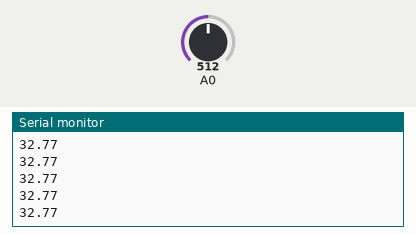
Bench run of a sketch on a simulated Arduino Uno, built with avr-gcc and run on an emulated ATmega328P. On the bench: the last lines printed to the serial monitor. The inputs (shaded band) are chosen by the test bench; at power-on: A0 = 512.

Above: at 1.2 s.
1.3 s: A0 set to 716
At 1.8 s:
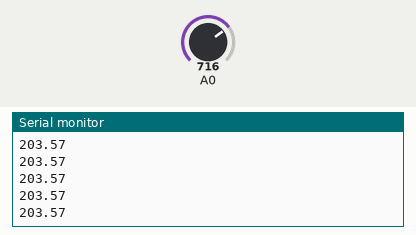
2.8 s: A0 set to 900
At 3.3 s:
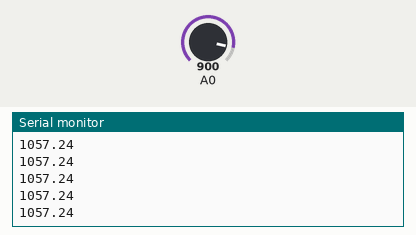
Timing chart, 0 to 5.8 s (numbered marks = the images above; inputs shaded):
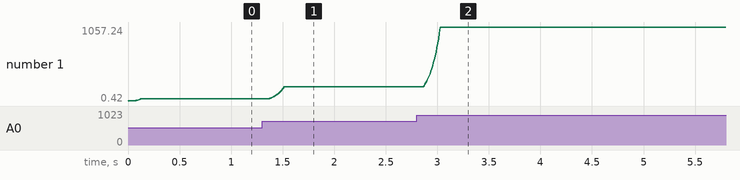

The sketch:

forceSensor.ino
```cpp
#include "ForceSensor.h"

ForceSensor force(A0);

void setup() {
  Serial.begin(9600);
  force.initDataArray();
}

void loop() {
    Serial.println(force.getForce());
}
```

Measured:
- after the input at 1.3 s, the serial monitor: prints a new line after 0.07 s (image 1)
- after the input at 2.8 s, the serial monitor: prints a new line after 0.07 s (image 2)
- plotted number 1: 32.77 → 203.57 after the input at 1.3 s, 203.57 → 1057.24 after the input at 2.8 s
